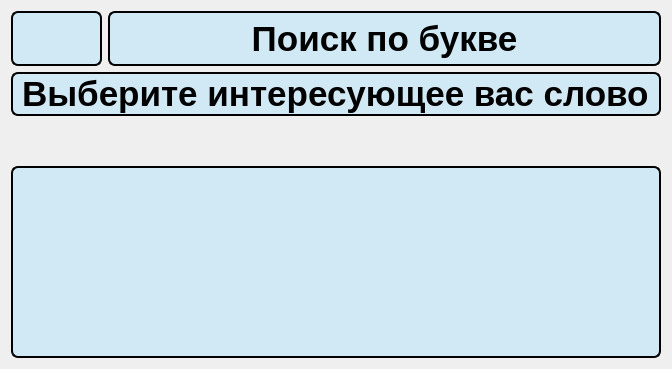
      <widget class="QWidget" name="letter_search_words">
       <layout class="QVBoxLayout" name="verticalLayout_55">
        <item>
         <layout class="QVBoxLayout" name="verticalLayout_52">
          <item>
           <layout class="QVBoxLayout" name="verticalLayout_54" stretch="1,15">
            <item>
             <layout class="QHBoxLayout" name="horizontalLayout_21" stretch="2,21">
              <item>
               <widget class="QPushButton" name="back_25">
                <property name="sizePolicy">
                 <sizepolicy hsizetype="Expanding" vsizetype="Expanding">
                  <horstretch>0</horstretch>
                  <verstretch>0</verstretch>
                 </sizepolicy>
                </property>
                <property name="font">
                 <font>
                  <family>Comfortaa</family>
                  <pointsize>28</pointsize>
                  <bold>false</bold>
                 </font>
                </property>
                <property name="styleSheet">
                 <string notr="true">QPushButton {
                color: black;
                background-color: rgb(208, 233, 244);
                border: 2px solid black;
                border-radius: 7px;

            }
            QPushButton:hover {
                background-color: #d0dff4;
            } 
			QPushButton:pressed {
            	background-color: #1f6391;
        }</string>
                </property>
                <property name="text">
                 <string/>
                </property>
                <property name="icon">
                 <iconset resource="res_rc.qrc">
                  <normaloff>:/icon/icons/back.svg</normaloff>:/icon/icons/back.svg</iconset>
                </property>
               </widget>
              </item>
              <item>
               <widget class="QLabel" name="label_74">
                <property name="sizePolicy">
                 <sizepolicy hsizetype="Expanding" vsizetype="Expanding">
                  <horstretch>0</horstretch>
                  <verstretch>0</verstretch>
                 </sizepolicy>
                </property>
                <property name="styleSheet">
                 <string notr="true">color: black;
font-weight: bold;
font-size: 35px;
border: 2px solid black;
border-radius: 7px;
background-color: rgb(208, 233, 244);
</string>
                </property>
                <property name="text">
                 <string>Поиск по букве</string>
                </property>
                <property name="alignment">
                 <set>Qt::AlignmentFlag::AlignCenter</set>
                </property>
               </widget>
              </item>
             </layout>
            </item>
            <item>
             <layout class="QVBoxLayout" name="verticalLayout_53" stretch="1,7">
              <property name="spacing">
               <number>50</number>
              </property>
              <item>
               <widget class="QLabel" name="label_73">
                <property name="sizePolicy">
                 <sizepolicy hsizetype="Expanding" vsizetype="Expanding">
                  <horstretch>0</horstretch>
                  <verstretch>0</verstretch>
                 </sizepolicy>
                </property>
                <property name="styleSheet">
                 <string notr="true">color: black;
font-weight: bold;
font-size: 35px;
border: 2px solid black;
border-radius: 7px;
qproperty-alignment: 'AlignCenter';
background-color: rgb(208, 233, 244);
</string>
                </property>
                <property name="text">
                 <string>Выберите интересующее вас слово</string>
                </property>
               </widget>
              </item>
              <item>
               <widget class="QListWidget" name="list_words">
                <property name="styleSheet">
                 <string notr="true">color: black;
font-weight: bold;
font-size: 35px;
border: 2px solid black;
border-radius: 7px;
background-color: rgb(208, 233, 244);
</string>
                </property>
               </widget>
              </item>
             </layout>
            </item>
           </layout>
          </item>
         </layout>
        </item>
       </layout>
      </widget>
